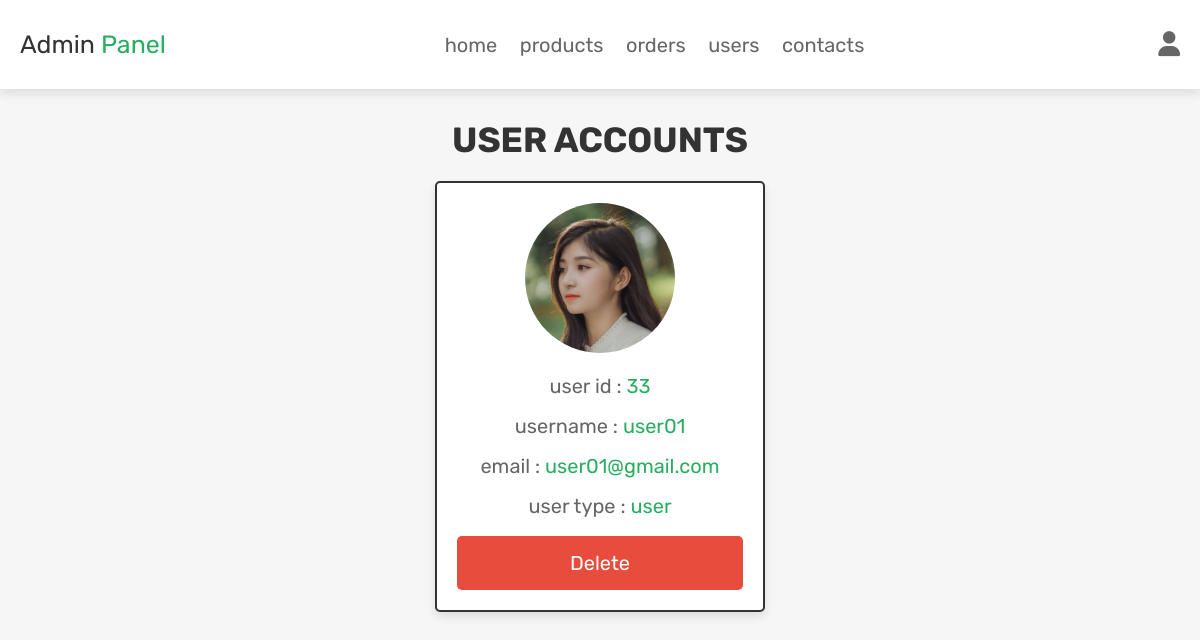
Page /admin_users.php?user_type=all (signed in) on the committed database.
### tables this page shows
CREATE TABLE `users` (
  `id` int(100) NOT NULL,
  `name` varchar(100) NOT NULL,
  `email` varchar(100) NOT NULL,
  `password` varchar(100) NOT NULL,
  `user_type` varchar(20) NOT NULL DEFAULT 'user',
  `image` varchar(100) NOT NULL
);

### admin_users.php (the view, shortened to what this page needs)
<?php
require('./connect.php');
if(isset($_SESSION['admin_id'])){
    $admin_id = $_SESSION['admin_id'];
}else{
    $admin_id = '';
    header('Location:./login.php');
    exit();
}
if(isset($_GET['user_type'])){
    $user_type = $_GET['user_type'];
}else{
    $user_type = '';
}
?>
<!DOCTYPE html>
<html lang="en">
<head>
    <link rel="stylesheet" href="https://cdnjs.cloudflare.com/ajax/libs/font-awesome/6.5.1/css/all.min.css">
    <link rel="stylesheet" href="./assets/css/admin_style.css">
</head>
<body>
<?php require('./admin_header.php'); ?>
<section class="user-accounts">
    <h1 class="title">user accounts</h1>
    <div class="box-container">
        <?php
            if($user_type == 'all'){
                $select_users = $conn->prepare("SELECT * FROM `users`");
                $select_users->execute();
            }else{
                $select_users = $conn->prepare("SELECT * FROM `users` WHERE user_type = ?");
                $select_users->execute(array($user_type));
            }
            if($select_users->rowCount() > 0){
                while($fetch_users = $select_users->fetch(PDO::FETCH_ASSOC)){
        ?>
            <div class="box" style="<?php if($fetch_users['id'] == $admin_id){echo 'display:none';} ?>">
                <img src="./assets/uploaded_img/<?= $fetch_users['image']; ?>" alt="">
                <p>user id :  <span><?= $fetch_users['id']; ?></span></p>
                <p>username :  <span><?= $fetch_users['name']; ?></span></p>
                <p>email :  <span><?= $fetch_users['email']; ?></span></p>
                <p>user type :  <span style="color:<?php if($fetch_users['user_type'] == 'admin'){echo  'var(--orange)';} ?>">
                <?= $fetch_users['user_type']; ?></span></p>
                <a href="./admin_users.php?delete=<?= $fetch_users['id'];?>"
                onclick="return confirm('delete this user?');" class="delete-btn">delete</a>
            </div>
        <?php
        }
        }
        ?>
    </div>
</section>
</body>
</html>

### assets/css/admin_style.css (style rules this page uses)
:root { --green: #27ae60; --orange: #f39c12; --red: #e74c3c; --black: #333; --light-color: #666; --white: #fff; --light-bg: #f6f6f6; --border: 0.2rem solid var(--black); --box-shadow: 0 0.5rem 1rem rgba(0, 0, 0, 0.1); }
* { font-family: "Rubik", sans-serif; margin: 0; padding: 0; box-sizing: border-box; text-decoration: none; outline: 0; border: 0; }
body { background: var(--light-bg); }
html { font-size: 62.5%; overflow-x: hidden; scroll-behavior: smooth; scroll-padding-top: 6.5rem; }
section { max-width: 1200px; margin: 0 auto; padding: 3rem 2rem; }
.btn, .delete-btn, .option-btn { display: block; width: 100%; padding: 1.5rem 3rem; font-size: 2rem; color: var(--white); margin-top: 1rem; border-radius: 0.5rem; cursor: pointer; text-transform: capitalize; text-align: center; }
.delete-btn { background: var(--red); }
.title { font-size: 3.5rem; color: var(--black); text-transform: uppercase; margin-bottom: 2rem; text-align: center; }
.user-accounts .box-container { display: grid; grid-template-columns: repeat(auto-fit, 33rem); gap: 1.5rem; align-items: flex-start; justify-content: center; }
.user-accounts .box-container .box { padding: 2rem; background: var(--white); border: var(--border); border-radius: 0.5rem; box-shadow: var(--box-shadow); text-align: center; }
.user-accounts .box-container .box img { height: 15rem; width: 15rem; border-radius: 50%; object-fit: cover; margin-bottom: 1rem; }
.user-accounts .box-container .box p { font-size: 2rem; color: var(--light-color); padding: 0.5rem 0; line-height: 1.5; }
.user-accounts .box-container .box p span { color: var(--green); }

### rows in the picture
users: image (picture), id "33", name "user01", email "user01@gmail.com", user_type "user"
